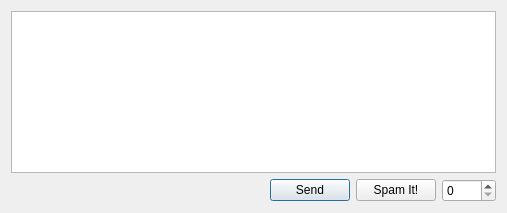
<?xml version="1.0" encoding="UTF-8"?>
<ui version="4.0">
 <class>QSpammerWindow</class>
 <widget class="QDialog" name="QSpammerWindow">
  <property name="geometry">
   <rect>
    <x>0</x>
    <y>0</y>
    <width>507</width>
    <height>213</height>
   </rect>
  </property>
  <property name="windowTitle">
   <string>Spammer</string>
  </property>
  <property name="windowIcon">
   <iconset resource="openpe.qrc">
    <normaloff>:/OpenPE/Resources/transmit_add.png</normaloff>:/OpenPE/Resources/transmit_add.png</iconset>
  </property>
  <layout class="QGridLayout" name="gridLayout">
   <item row="0" column="0" colspan="4">
    <widget class="QTextEdit" name="multi_pkt_txt"/>
   </item>
   <item row="1" column="0">
    <spacer name="horizontalSpacer">
     <property name="orientation">
      <enum>Qt::Horizontal</enum>
     </property>
     <property name="sizeHint" stdset="0">
      <size>
       <width>273</width>
       <height>20</height>
      </size>
     </property>
    </spacer>
   </item>
   <item row="1" column="1">
    <widget class="QPushButton" name="pushButton">
     <property name="text">
      <string>Send</string>
     </property>
     <property name="icon">
      <iconset resource="openpe.qrc">
       <normaloff>:/OpenPE/Resources/arrow_up.png</normaloff>:/OpenPE/Resources/arrow_up.png</iconset>
     </property>
    </widget>
   </item>
   <item row="1" column="2">
    <widget class="QPushButton" name="spam_multi_btn">
     <property name="text">
      <string>Spam It!</string>
     </property>
     <property name="icon">
      <iconset resource="openpe.qrc">
       <normaloff>:/OpenPE/Resources/spam.png</normaloff>:/OpenPE/Resources/spam.png</iconset>
     </property>
    </widget>
   </item>
   <item row="1" column="3">
    <widget class="QSpinBox" name="spam_delay">
     <property name="maximum">
      <number>5000</number>
     </property>
    </widget>
   </item>
  </layout>
 </widget>
 <layoutdefault spacing="6" margin="11"/>
 <resources>
  <include location="openpe.qrc"/>
 </resources>
 <connections>
  <connection>
   <sender>pushButton</sender>
   <signal>clicked()</signal>
   <receiver>QSpammerWindow</receiver>
   <slot>sendSlot()</slot>
   <hints>
    <hint type="sourcelabel">
     <x>314</x>
     <y>202</y>
    </hint>
    <hint type="destinationlabel">
     <x>183</x>
     <y>186</y>
    </hint>
   </hints>
  </connection>
  <connection>
   <sender>spam_multi_btn</sender>
   <signal>clicked()</signal>
   <receiver>QSpammerWindow</receiver>
   <slot>spamSlot()</slot>
   <hints>
    <hint type="sourcelabel">
     <x>405</x>
     <y>192</y>
    </hint>
    <hint type="destinationlabel">
     <x>252</x>
     <y>200</y>
    </hint>
   </hints>
  </connection>
 </connections>
 <slots>
  <slot>sendSlot()</slot>
  <slot>spamSlot()</slot>
 </slots>
</ui>
